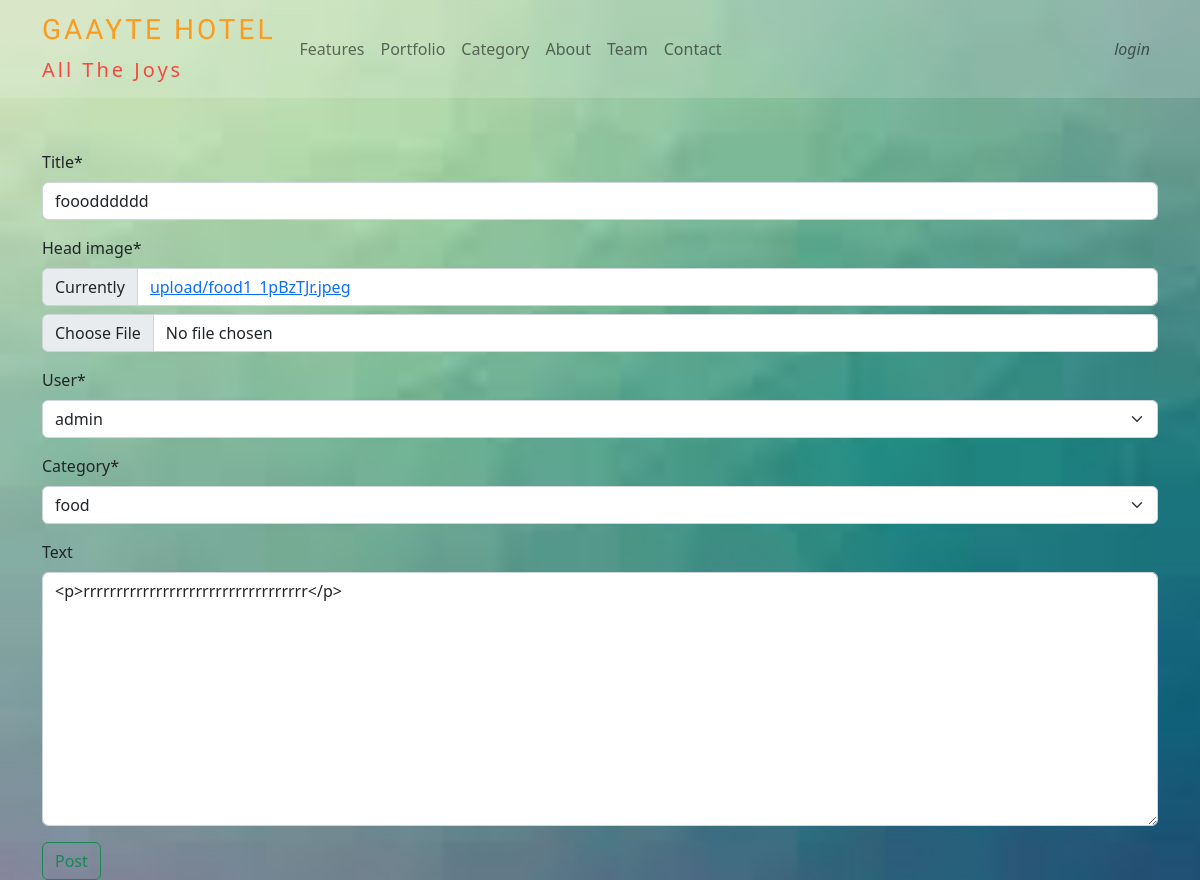
The page /update_post/15/ on the database its author committed.
### core/models.py (models this page shows, shortened)
class PostModel(models.Model):
    title = models.CharField(max_length=255)
    head_image = models.ImageField(upload_to="upload/")
    user = models.ForeignKey(User, on_delete=models.CASCADE)
    category = models.ForeignKey(Category, on_delete=models.CASCADE)
    text =RichTextField(blank=True,null=True)
    postdate = models.DateTimeField(auto_now_add=True, db_index=True)

### core/views.py (the view)
# urls.py: path('update_post/<int:pk>/',views.UpdatePost.as_view(),name='update_post'),
class UpdatePost(generic.UpdateView):
    model = PostModel
    form_class = PostForm
    template_name= 'core/update_post.html'

### core/forms.py
class PostForm(forms.ModelForm):
    class Meta:
        model= PostModel
        fields = ("title", "head_image", "user", "category", "text")

### core/models.py (called while the page is built)
    def __str__(self):
        return self.name

### core/templates/core/update_post.html (shortened to what this page needs)
{% extends "core/home.html" %}
{% load  crispy_forms_tags %}
{% block content %}
<div style="margin-top: 150px;">
    <div class="container">
        <form method="POST" enctype="multipart/form-data" >
            {{form|crispy}}
            <button type="submit" class="btn btn-outline-success">Post</button>
        </form>
    </div>
</div>
{% endblock content %}

### static/css/style.css (style rules this page uses)
.bg-image { background: url("static/images/g4.jpeg"); mask-repeat: no-repeat; -webkit-background-size: cover; -moz-background-size: cover; -o-background-size: cover; background-size: cover; position: fixed; background-color: #cbbcb1; }

### rows shown on the page
PostModel: title "fooodddddd", user "admin", category "food", text "<p>rrrrrrrrrrrrrrrrrrrrrrrrrrrrrrrrrr</p>"
